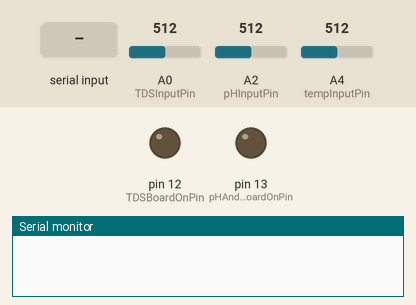
Recording of a sketch running on a simulated Arduino Uno, built with avr-gcc and run on an emulated ATmega328P. Parts: output pins drawn as LEDs (lit = HIGH), the last lines printed to the serial monitor. The inputs (shaded band) are chosen by the test bench; at power-on: A0 (TDSInputPin) = 512, A2 (pHInputPin) = 512, A4 (tempInputPin) = 512.

Above: at 1.2 s.
1.3 s: "pH\n" received over Serial
At 1.6 s:
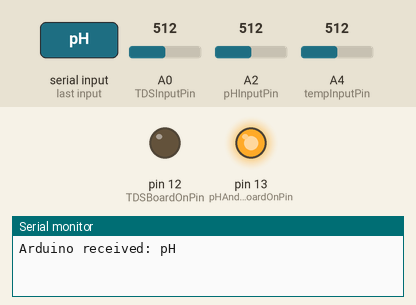
2.8 s: "TDS\n" received over Serial
At 4.0 s:
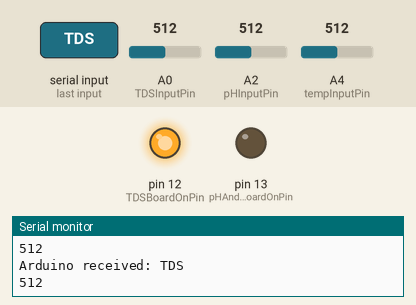
4.3 s: "temp\n" received over Serial
At 5.2 s:
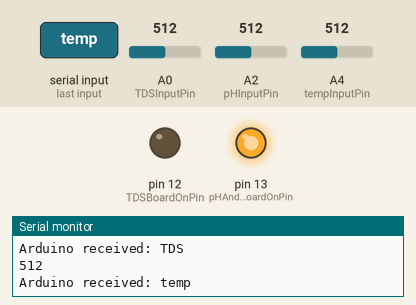
Timing chart, 0 to 7.3 s (numbered marks = the images above; inputs shaded):
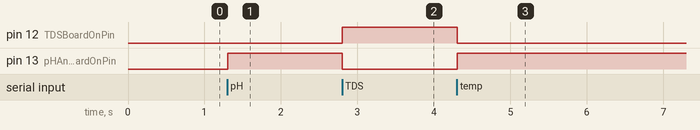

Measured:
- after the input at 1.3 s, pin 13 (pHAndTempBoardOnPin): LOW → HIGH at once
- after the input at 2.8 s, pin 12 (TDSBoardOnPin): LOW → HIGH at once; pin 13 (pHAndTempBoardOnPin): HIGH → LOW at once
- after the input at 4.3 s, pin 12 (TDSBoardOnPin): HIGH → LOW at once; pin 13 (pHAndTempBoardOnPin): LOW → HIGH at once

The sketch:

ArduinoController.ino
```cpp
// Global variables for storing received data
const int BUFFER_SIZE = 64;
char inputBuffer[BUFFER_SIZE];
int bufferIndex = 0;

int TDSInputPin = A0;
int pHInputPin = A2;
int tempInputPin = A4;

int TDSBoardOnPin = 12;
int pHAndTempBoardOnPin = 13;

void setup() {

  pinMode(TDSBoardOnPin, OUTPUT);
  pinMode(pHAndTempBoardOnPin, OUTPUT);

  // Initialize serial communication at 9600 baud rate
  Serial.begin(9600);
  while (!Serial) {
    ; // Wait for serial port to connect
  }
}

void loop() {
  // Logic: read data from raspberry pi, call function that gathers sensor data, and send it to the raspberry pi

  // Check if data is available to read
  while (Serial.available() > 0) {
    // Read the incoming byte
    char incomingByte = Serial.read();

    // Store character in buffer if not newline
    if (incomingByte != '\n' && bufferIndex < BUFFER_SIZE - 1) {
      inputBuffer[bufferIndex] = incomingByte;
      bufferIndex++;
    }
    // Process the complete message when newline is received
    else {
      inputBuffer[bufferIndex] = '\0';  // Null terminate the string
      processReceivedData();
      bufferIndex = 0;  // Reset buffer index
    }
  }
}

void processReceivedData() {
  // Example processing function
  // Here you can add your own logic to process the received data

  // Echo back the received data with a prefix
  Serial.print("Arduino received: ");
  Serial.println(inputBuffer);

  // You can add more complex processing here
  // For example, parse commands and respond accordingly
  if (strcmp(inputBuffer, "pH") == 0) {
    GenLoop(pHInputPin);
  }
  else if (strcmp(inputBuffer, "TDS") == 0) {
    GenLoop(TDSInputPin);
  }
  else if (strcmp(inputBuffer, "temp") == 0) {
    GenLoop(tempInputPin);
  }
}

void GenLoop(int sensorPin) {
  if (sensorPin == A0){
    digitalWrite(TDSBoardOnPin, HIGH);
  } else if (sensorPin == A2 || sensorPin == A4) {
    digitalWrite(pHAndTempBoardOnPin, HIGH);
  }
  while (Serial.available() == 0) {
    int sensorValue = getAndSmoothSensorData(sensorPin);

    // Send sensor data to the Raspberry Pi
    // Serial.print("Sensor reading: ");
    Serial.println(sensorValue);
    delay(500);

  }
  if (sensorPin == A0){
    digitalWrite(TDSBoardOnPin, LOW);
  } else if (sensorPin == A2 || sensorPin == A4) {
    digitalWrite(pHAndTempBoardOnPin, LOW);
  }

}

int getAndSmoothSensorData(int sensorPin) {
  // read the sensor multiple times and return the average value for increased accuracy
  int numReadings = 10;
  int total = 0;
  for(int i = 0; i < numReadings; ++i) {
    total += analogRead(sensorPin);
    delay(100);
  }
  return total / numReadings;
}
```
